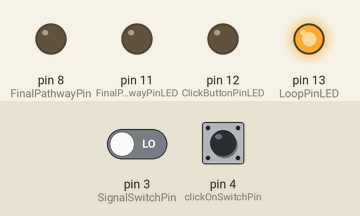
Simulated run of this sketch. Board: Arduino Uno, built with avr-gcc and run on an emulated ATmega328P. On the bench: output pins drawn as LEDs (lit = HIGH). The inputs (shaded band) are chosen by the test bench; at power-on: pin 4 (clickOnSwitchPin) LOW, pin 3 (SignalSwitchPin) LOW.

Above: at 1.2 s.
1.3 s: pin 4 (clickOnSwitchPin) pulled HIGH for 0.15 s
At 1.4 s:
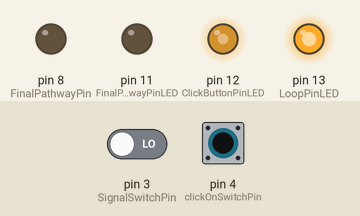
3.0 s: pin 4 (clickOnSwitchPin) pulled HIGH for 1 s
At 4.4 s:
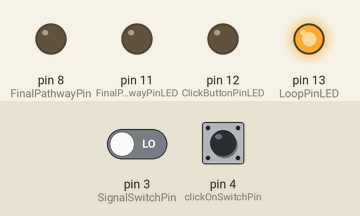
5.5 s: pin 4 (clickOnSwitchPin) pulled HIGH for 3.2 s
At 6.7 s:
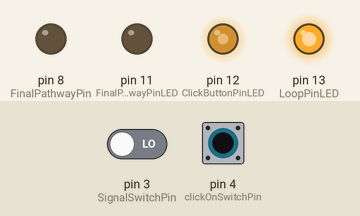
10.2 s: pin 3 (SignalSwitchPin) driven HIGH and pin 4 (clickOnSwitchPin) driven HIGH
At 11.4 s:
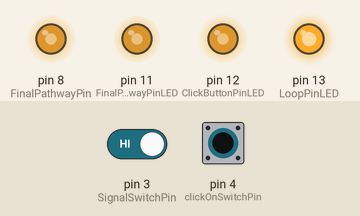
11.7 s: pin 3 (SignalSwitchPin) driven LOW
At 12.2 s:
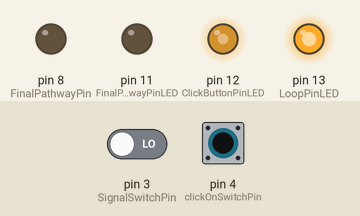
13.2 s: pin 3 (SignalSwitchPin) driven HIGH
At 13.8 s:
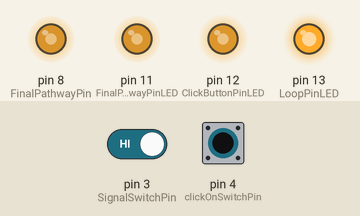
Timing chart, 0 to 15.7 s (numbered marks = the images above; inputs shaded):
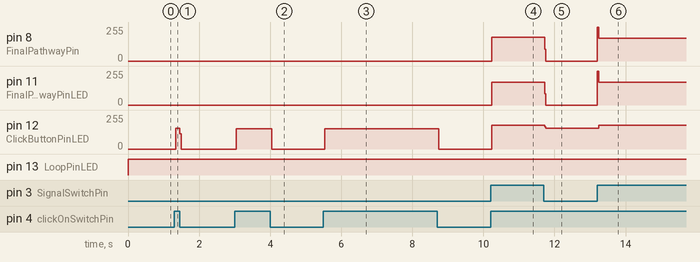

The sketch:

EXIVEType2TransmitterArduino.ino
```cpp
const int LoopPinLED = 13;/* ---------------- Orange */
const int ClickButtonPinLED = 12;/* --------- Red */
const int FinalPathwayPinLED = 11;/* -------- Green */

const int clickOnSwitchPin = 4; /* ---------- ClickOn - ClickOFF */
const int SignalSwitchPin = 3; /* ----------- Tactile Switch */

const int FinalPathwayPin = 8; /* OUTPUT Pin */


int buttonStateclickOnSwitchPin = 0;
int buttonStatesignalSwitchPin = 0;


void setup() {
  pinMode(LoopPinLED, OUTPUT);
  pinMode(ClickButtonPinLED, OUTPUT);
  pinMode(FinalPathwayPinLED, OUTPUT);
  pinMode(clickOnSwitchPin, INPUT);
  pinMode(SignalSwitchPin, INPUT);
  pinMode(FinalPathwayPin, OUTPUT);
}

void loop() {
  buttonStateclickOnSwitchPin = digitalRead(clickOnSwitchPin);
  buttonStatesignalSwitchPin = digitalRead(SignalSwitchPin);

  digitalWrite(LoopPinLED, HIGH);
  digitalWrite(ClickButtonPinLED, LOW);
  digitalWrite(FinalPathwayPinLED, LOW);
  digitalWrite(FinalPathwayPin, LOW);

  if(buttonStateclickOnSwitchPin == HIGH){
    digitalWrite(ClickButtonPinLED, HIGH);
  if(buttonStatesignalSwitchPin == HIGH){
      digitalWrite(FinalPathwayPinLED, HIGH);
      digitalWrite(FinalPathwayPin, HIGH);
      }
  }
}
```

Measured:
- after the input at 1.3 s, pin 12 (ClickButtonPinLED): 0/255 → 155/255 at once, → 0/255 0.12 s later
- after the input at 3.0 s, pin 12 (ClickButtonPinLED): 0/255 → 153/255 at once, → 0/255 1.0 s later
- after the input at 5.5 s, pin 12 (ClickButtonPinLED): 0/255 → 153/255 at once, → 0/255 3.2 s later
- after the input at 10.2 s, pin 8 (FinalPathwayPin), pin 12 (ClickButtonPinLED): 0/255 → 177/255 at once; pin 11 (FinalPathwayPinLED): 0/255 → 170/255 at once
- after the input at 11.7 s, pin 8 (FinalPathwayPin): 177/255 → 0/255 at once; pin 11 (FinalPathwayPinLED): 170/255 → 0/255 at once; pin 12 (ClickButtonPinLED): 177/255 → 155/255 at once
- after the input at 13.2 s, pin 8 (FinalPathwayPin), pin 11 (FinalPathwayPinLED): 0/255 → 170/255 at once; pin 12 (ClickButtonPinLED): 155/255 → 177/255 at once
